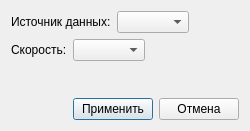
<?xml version="1.0" encoding="UTF-8"?>
<ui version="4.0">
 <class>prefences_win</class>
 <widget class="QDialog" name="prefences_win">
  <property name="geometry">
   <rect>
    <x>0</x>
    <y>0</y>
    <width>250</width>
    <height>131</height>
   </rect>
  </property>
  <property name="windowTitle">
   <string>Настройки</string>
  </property>
  <layout class="QVBoxLayout" name="verticalLayout">
   <item>
    <layout class="QHBoxLayout" name="horizontalLayout">
     <item>
      <widget class="QLabel" name="label_srcData">
       <property name="text">
        <string>Источник данных:</string>
       </property>
      </widget>
     </item>
     <item>
      <widget class="QComboBox" name="comboBox_srcData"/>
     </item>
     <item>
      <spacer name="horizontalSpacer">
       <property name="orientation">
        <enum>Qt::Horizontal</enum>
       </property>
       <property name="sizeHint" stdset="0">
        <size>
         <width>40</width>
         <height>20</height>
        </size>
       </property>
      </spacer>
     </item>
    </layout>
   </item>
   <item>
    <layout class="QHBoxLayout" name="horizontalLayout_2">
     <item>
      <widget class="QLabel" name="label_baudRate">
       <property name="text">
        <string>Скорость:</string>
       </property>
      </widget>
     </item>
     <item>
      <widget class="QComboBox" name="comboBox_baudRate"/>
     </item>
     <item>
      <spacer name="horizontalSpacer_2">
       <property name="orientation">
        <enum>Qt::Horizontal</enum>
       </property>
       <property name="sizeHint" stdset="0">
        <size>
         <width>40</width>
         <height>20</height>
        </size>
       </property>
      </spacer>
     </item>
    </layout>
   </item>
   <item>
    <spacer name="verticalSpacer">
     <property name="orientation">
      <enum>Qt::Vertical</enum>
     </property>
     <property name="sizeHint" stdset="0">
      <size>
       <width>20</width>
       <height>23</height>
      </size>
     </property>
    </spacer>
   </item>
   <item>
    <layout class="QHBoxLayout" name="horizontalLayout_3">
     <item>
      <spacer name="horizontalSpacer_3">
       <property name="orientation">
        <enum>Qt::Horizontal</enum>
       </property>
       <property name="sizeHint" stdset="0">
        <size>
         <width>40</width>
         <height>20</height>
        </size>
       </property>
      </spacer>
     </item>
     <item>
      <widget class="QPushButton" name="pushButton_accept">
       <property name="text">
        <string>Применить</string>
       </property>
      </widget>
     </item>
     <item>
      <widget class="QPushButton" name="pushButton_cancel">
       <property name="text">
        <string>Отмена</string>
       </property>
      </widget>
     </item>
    </layout>
   </item>
  </layout>
 </widget>
 <resources/>
 <connections/>
</ui>
